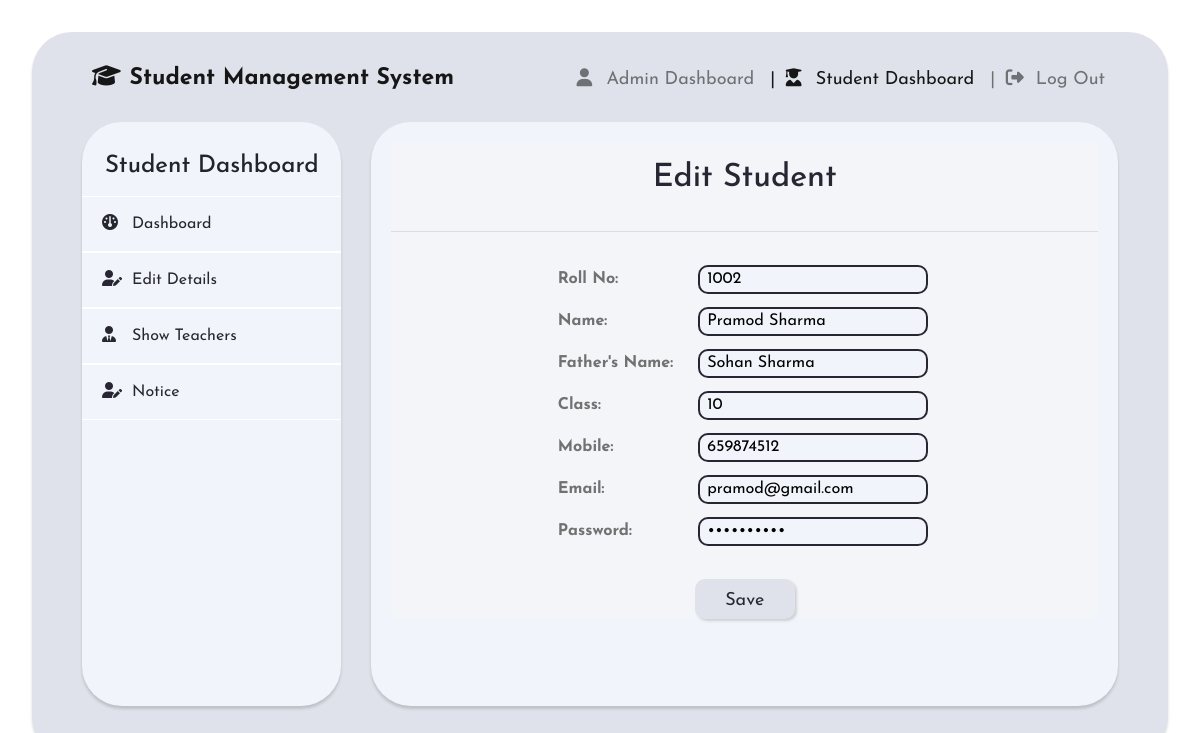
Page /student_edit_student.php (signed in) on the committed database.
### tables this page shows
CREATE TABLE `students` (
  `s_no` int(11) NOT NULL,
  `roll_no` int(11) NOT NULL,
  `name` varchar(100) NOT NULL,
  `father_name` varchar(100) NOT NULL,
  `class` int(11) NOT NULL,
  `mobile` varchar(25) NOT NULL,
  `email` varchar(100) NOT NULL,
  `password` varchar(100) NOT NULL,
  `remark` varchar(250) NOT NULL
);

### student_edit_student.php (the view, shortened to what this page needs)
<!DOCTYPE html>
<html>
<head>
	<link rel="stylesheet" type="text/css" href="bootstrap-4.4.1/css/bootstrap.min.css">
	<link rel="stylesheet" href="dashboard_style.css">
	<?php
		$connection = mysqli_connect("localhost","root","");
	?>
</head>
<body>
<div class="card1">
	<nav class="navbar navbar-expand-lg navbar-light" style="color: #282633; font-size: 15px;">
		<a class="navbar-brand" href="#">
			<i class="fa-solid fa-graduation-cap"></i> Student Management System
  		</a>
		<div class="collapse navbar-collapse" id="navbarSupportedContent">
			<ul class="navbar-nav ml-auto">
				<li class="nav-item">
					<a class="nav-link" href="admin_login.php"><i class="fa fa-user"></i>Admin Dashboard</a>
				</li>
				<li class="nav-item active">
					<a class="nav-link" href="student_login.php">| <i class="fa fa-user-graduate"></i>Student Dashboard</a>
				</li>
				<li class="nav-item">
					<a class="nav-link" href="logout.php">| <i class="fas fa-sign-out-alt"></i>Log Out</a>
				</li>
			</ul>
		</div>
	</nav>
	<div class="wrapper">
		<div class="sidebar">
			<h4 style="text-align: center;">Student Dashboard</h4>
			<form action="" method="post">
			<ul>
				<a href="student_home.php" name=""><li><i class="fa-solid fa-gauge"></i>Dashboard</li></a>
				<a href="student_edit_student.php" name="edit_student"><li><i class="fa-solid fa-user-pen"></i>Edit Details</li></a>
				<a href="student_show_teacher.php" name="show teacher"><li><i class="fas fa-user-tie"></i>Show Teachers</li></a>
				<a href="Notice.php" name="edit_student"><li><i class="fa-solid fa-user-pen"></i>Notice</li></a>
			</ul>
			</form>
		</div>
		<div class="main_content">
			<div class="info">
				<div>
					<div class="searchS">
						<center>
							<table class="searchS2">
								<tr>
									<td>
										<h2 style="color: #282633;">Edit Student</h2>
									</td>
								</tr>
							</table>
							<hr>
							<?php
								$query = "select * from students where email = '$_SESSION[email]'";
								$query_run = mysqli_query($connection,$query);
								while ($row = mysqli_fetch_assoc($query_run))
								{
									?>
									<form action="edit_student_s.php" method="post">
										<table class="sd">
										<tr>
											<td>
												<b>Roll No:</b>
											</td>
											<td>
												<input type="text" name="roll_no" value="<?php echo $row['roll_no']?>">
											</td>
										</tr>
										<tr>
											<td>
												<b>Name:</b>
											</td>
											<td>
												<input type="text" name="name" value="<?php echo $row['name']?>">
											</td>
										</tr>
										<tr>
											<td>
												<b>Father's Name:</b>
											</td>
											<td>
												<input type="text" name="father_name" value="<?php echo $row['father_name']?>">
											</td>
										</tr>
										<tr>
											<td>
												<b>Class:</b>
											</td>
											<td>
												<input type="text" name="class" value="<?php echo $row['class']?>">
											</td>
										</tr>
										<tr>
											<td>
												<b>Mobile:</b>
											</td>
											<td>
												<input type="text" name="mobile" value="<?php echo $row['mobile']?>">
											</td>
										</tr>
										<tr>
											<td>
												<b>Email:</b>
											</td>
											<td>
												<input type="text" name="email" value="<?php echo $row['email']?>">
											</td>
										</tr>
										<tr>
											<td>
												<b>Password:</b>
											</td>
											<td>
												<input type="password" name="password" value="<?php echo $row['password']?>">
											</td>
										</tr>
									</table>
										<input type="submit" value="Save">
									</form>
									<?php
								}
						?>
					</div>
				</div>
			</div>
		</div>
	</div>
</div>
</body>
</html>

### dashboard_style.css (style rules this page uses)
* { margin: 0; padding: 0; box-sizing: border-box; list-style: none; text-decoration: none; font-family: 'Josefin Sans', sans-serif; }
.card1 { margin: 4vh; background-color: #dfe2ea; border-radius: 40px; border-width: 0; box-shadow: rgba(0, 0, 0, 0.15) 0px 3px 3px 0px; }
.navbar { padding: 25px 25px 0px 25px; }
.navbar-brand { color: #282633; padding-left: 30px; font-size: 23px; font-weight: bolder; }
.navbar-nav { padding-right: 30px; font-size: 18px; }
.wrapper { display: flex; position: relative; padding: 20px 50px 50px 50px ; }
.wrapper .sidebar { width: 45vh; height: 73vh; background: #f1f5fb; padding: 30px 0px; border-color: #282633; border-radius: 40px; border-width: 0px; box-shadow: rgba(0, 0, 0, 0.15) 0px 3px 3px 0px; }
.wrapper .sidebar ul li { color: #282633; padding: 15px; border-bottom: 1px solid white; border-top: 1px solid white; text-decoration: none; }
i { width: 35px; padding: 0 5px; }
.wrapper .main_content { width: 100%; height: 73vh max-content; margin-left: 30px; border-radius: 40px; background-color: #f1f5fb; box-shadow: rgba(0, 0, 0, 0.15) 0px 3px 3px 0px; }
.wrapper .main_content .info { background-color: #f3f5f9; margin: 20px; color: #282633; line-height: 25px; }
.wrapper .main_content .info div { margin-bottom: 20px; }

### student_edit_student.php (style rules this page uses)
h2 { margin-top: 7px; }
.searchS { font-size: large; margin-top: 7px; }
.searchS2 td { padding: 10px 20px; }
input[type=submit] { width: 100px; text-align: center; color: #282633; border: none; height: 40px; border-radius: 10px; padding: 9px 10px; background: #dfe2ea; box-shadow: rgba(0, 0, 0, 0.15) 1.95px 1.95px 2.6px; }
.sd { border-collapse: collapse; margin: 25px 0; font-size: .9em; min-width: 400px; }
.sd td { padding: 5px 10px; border: 3px solid #f3f5f9; border-radius: 10px; color: #717171; outline: none; transition: .5s; }
.sd td input { width: 230px; background: #f1f5fb; border: 2px solid #282633; border-radius: 10px; padding: 0px 7px; }

### rows in the picture
students: roll_no "1002", name "Pramod Sharma", father_name "Sohan Sharma", class "10", mobile "659874512", email "pramod@gmail.com"
